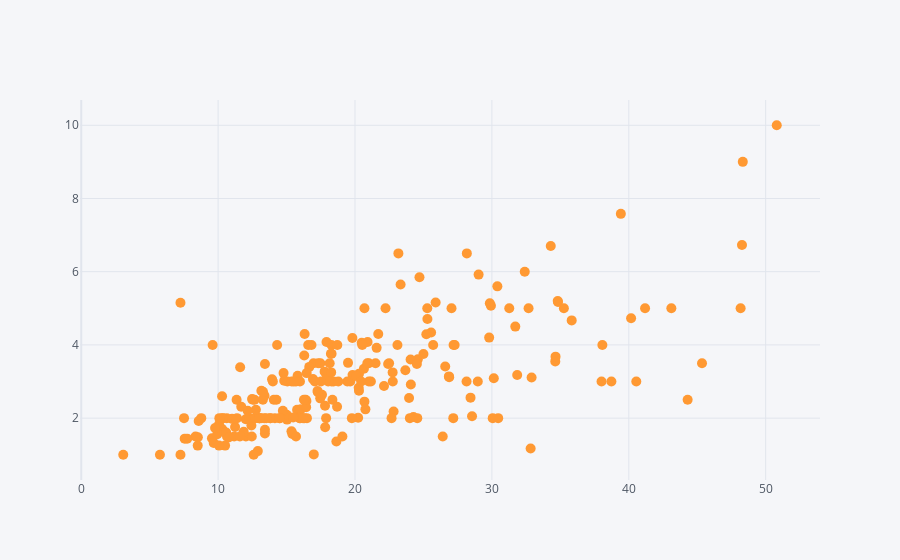

Notebook source saved alongside this figure:
### Code cell
df.iplot(kind='scatter',x='total_bill',y='tip',mode='markers',size=10)

### Figure 1 — Plotly figure (JSON) as saved in the notebook; plotly's stock layout.template omitted (floating-point values rounded to 4 significant figures; data arrays with more than 128 entries replaced by an {"elided": "..."} marker saying what was removed)
{"data": [{"line": {"color": "rgba(255, 153, 51, 1.0)", "dash": "solid", "shape": "linear", "width": 1.3}, "marker": {"size": 10, "symbol": "circle"}, "mode": "markers", "name": "tip", "text": "", "type": "scatter", "x": {"elided": "244 float values"}, "y": {"elided": "244 float values"}}], "layout": {"legend": {"bgcolor": "#F5F6F9", "font": {"color": "#4D5663"}}, "paper_bgcolor": "#F5F6F9", "plot_bgcolor": "#F5F6F9", "title": {"font": {"color": "#4D5663"}}, "xaxis": {"gridcolor": "#E1E5ED", "showgrid": true, "tickfont": {"color": "#4D5663"}, "title": {"font": {"color": "#4D5663"}, "text": ""}, "zerolinecolor": "#E1E5ED"}, "yaxis": {"gridcolor": "#E1E5ED", "showgrid": true, "tickfont": {"color": "#4D5663"}, "title": {"font": {"color": "#4D5663"}, "text": ""}, "zerolinecolor": "#E1E5ED"}}}
